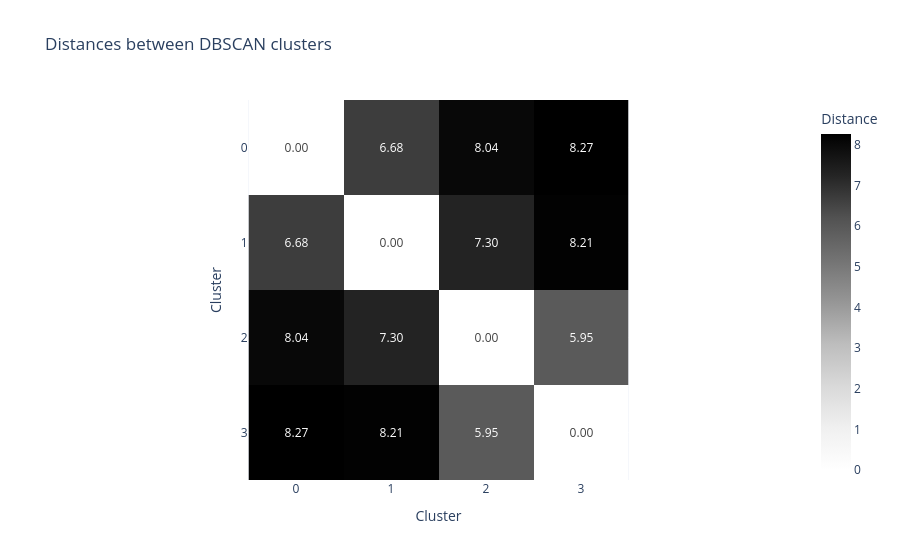

The notebook cell this image was saved under:
### Code cell
distances_plot = kairo.plot_dbscan_distances(state_distances)
distances_plot.show()

### Figure 1 — Plotly figure (JSON) as saved in the notebook; plotly's stock layout.template omitted (floating-point values rounded to 4 significant figures)
{"data": [{"coloraxis": "coloraxis", "hovertemplate": "Cluster: %{x}<br>Cluster: %{y}<br>Distance: %{z}<extra></extra>", "name": "0", "texttemplate": "%{z:.2f}", "type": "heatmap", "x": ["0", "1", "2", "3"], "xaxis": "x", "y": ["0", "1", "2", "3"], "yaxis": "y", "z": [[0.0, 6.68, 8.037, 8.268], [6.68, 0.0, 7.302, 8.207], [8.037, 7.302, 0.0, 5.955], [8.268, 8.207, 5.955, 0.0]]}], "layout": {"coloraxis": {"colorbar": {"title": {"text": "Distance"}}, "colorscale": [[0, "rgb(255,255,255)"], [0.125, "rgb(240,240,240)"], [0.25, "rgb(217,217,217)"], [0.375, "rgb(189,189,189)"], [0.5, "rgb(150,150,150)"], [0.625, "rgb(115,115,115)"], [0.75, "rgb(82,82,82)"], [0.875, "rgb(37,37,37)"], [1, "rgb(0,0,0)"]]}, "title": {"text": "Distances between DBSCAN clusters"}, "xaxis": {"anchor": "y", "constrain": "domain", "domain": [0, 1], "scaleanchor": "y", "title": {"text": "Cluster"}}, "yaxis": {"anchor": "x", "autorange": "reversed", "constrain": "domain", "domain": [0, 1], "title": {"text": "Cluster"}}}}
